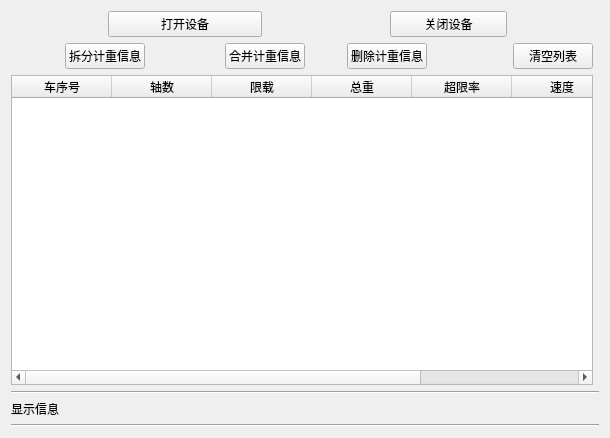
<?xml version="1.0" encoding="UTF-8"?>
<ui version="4.0">
 <class>Widget</class>
 <widget class="QWidget" name="Widget">
  <property name="geometry">
   <rect>
    <x>0</x>
    <y>0</y>
    <width>610</width>
    <height>438</height>
   </rect>
  </property>
  <property name="windowTitle">
   <string>计重设备测试</string>
  </property>
  <layout class="QGridLayout" name="gridLayout">
   <item row="0" column="0" colspan="2">
    <spacer name="horizontalSpacer">
     <property name="orientation">
      <enum>Qt::Horizontal</enum>
     </property>
     <property name="sizeHint" stdset="0">
      <size>
       <width>136</width>
       <height>20</height>
      </size>
     </property>
    </spacer>
   </item>
   <item row="0" column="2" colspan="3">
    <widget class="QPushButton" name="pushButton_init">
     <property name="text">
      <string>打开设备</string>
     </property>
    </widget>
   </item>
   <item row="0" column="5" colspan="3">
    <spacer name="horizontalSpacer_2">
     <property name="orientation">
      <enum>Qt::Horizontal</enum>
     </property>
     <property name="sizeHint" stdset="0">
      <size>
       <width>130</width>
       <height>20</height>
      </size>
     </property>
    </spacer>
   </item>
   <item row="0" column="8" colspan="2">
    <widget class="QPushButton" name="pushButton_close">
     <property name="text">
      <string>关闭设备</string>
     </property>
    </widget>
   </item>
   <item row="0" column="10" colspan="2">
    <spacer name="horizontalSpacer_3">
     <property name="orientation">
      <enum>Qt::Horizontal</enum>
     </property>
     <property name="sizeHint" stdset="0">
      <size>
       <width>137</width>
       <height>20</height>
      </size>
     </property>
    </spacer>
   </item>
   <item row="1" column="0">
    <spacer name="horizontalSpacer_4">
     <property name="orientation">
      <enum>Qt::Horizontal</enum>
     </property>
     <property name="sizeHint" stdset="0">
      <size>
       <width>47</width>
       <height>20</height>
      </size>
     </property>
    </spacer>
   </item>
   <item row="1" column="1" colspan="2">
    <widget class="QPushButton" name="pushButton_splitWt">
     <property name="text">
      <string>拆分计重信息</string>
     </property>
    </widget>
   </item>
   <item row="1" column="3">
    <spacer name="horizontalSpacer_5">
     <property name="orientation">
      <enum>Qt::Horizontal</enum>
     </property>
     <property name="sizeHint" stdset="0">
      <size>
       <width>60</width>
       <height>20</height>
      </size>
     </property>
    </spacer>
   </item>
   <item row="1" column="4" colspan="2">
    <widget class="QPushButton" name="pushButton_MergeWt">
     <property name="text">
      <string>合并计重信息</string>
     </property>
    </widget>
   </item>
   <item row="1" column="6">
    <spacer name="horizontalSpacer_6">
     <property name="orientation">
      <enum>Qt::Horizontal</enum>
     </property>
     <property name="sizeHint" stdset="0">
      <size>
       <width>44</width>
       <height>20</height>
      </size>
     </property>
    </spacer>
   </item>
   <item row="1" column="7" colspan="2">
    <widget class="QPushButton" name="pushButton_ClearOne">
     <property name="text">
      <string>删除计重信息</string>
     </property>
    </widget>
   </item>
   <item row="1" column="9">
    <spacer name="horizontalSpacer_8">
     <property name="orientation">
      <enum>Qt::Horizontal</enum>
     </property>
     <property name="sizeHint" stdset="0">
      <size>
       <width>66</width>
       <height>20</height>
      </size>
     </property>
    </spacer>
   </item>
   <item row="1" column="10">
    <widget class="QPushButton" name="pushButton_ClearAll">
     <property name="text">
      <string>清空列表</string>
     </property>
    </widget>
   </item>
   <item row="1" column="11">
    <spacer name="horizontalSpacer_7">
     <property name="orientation">
      <enum>Qt::Horizontal</enum>
     </property>
     <property name="sizeHint" stdset="0">
      <size>
       <width>40</width>
       <height>20</height>
      </size>
     </property>
    </spacer>
   </item>
   <item row="2" column="0" colspan="11">
    <widget class="QTableWidget" name="tableWidget_wt">
     <column>
      <property name="text">
       <string>车序号</string>
      </property>
     </column>
     <column>
      <property name="text">
       <string>轴数</string>
      </property>
     </column>
     <column>
      <property name="text">
       <string>限载</string>
      </property>
     </column>
     <column>
      <property name="text">
       <string>总重</string>
      </property>
     </column>
     <column>
      <property name="text">
       <string>超限率</string>
      </property>
     </column>
     <column>
      <property name="text">
       <string>速度</string>
      </property>
     </column>
     <column>
      <property name="text">
       <string>状态</string>
      </property>
     </column>
    </widget>
   </item>
   <item row="3" column="0" colspan="12">
    <widget class="Line" name="line">
     <property name="orientation">
      <enum>Qt::Horizontal</enum>
     </property>
    </widget>
   </item>
   <item row="4" column="0">
    <widget class="QLabel" name="label_message">
     <property name="text">
      <string>显示信息</string>
     </property>
    </widget>
   </item>
   <item row="5" column="0" colspan="12">
    <widget class="Line" name="line_2">
     <property name="orientation">
      <enum>Qt::Horizontal</enum>
     </property>
    </widget>
   </item>
  </layout>
 </widget>
 <layoutdefault spacing="6" margin="11"/>
 <resources/>
 <connections/>
</ui>
